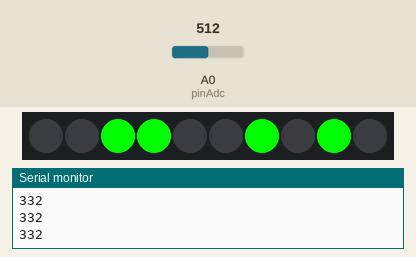
Recording of a sketch running on a simulated Arduino Uno, built with avr-gcc and run on an emulated ATmega328P. On the bench: 10 RGB LEDs in strip order, left to right, the last lines printed to the serial monitor. The test bench sets the inputs (shaded band); at power-on: A0 (pinAdc) = 512.

Above: at 1.2 s.
1.3 s: A0 (pinAdc) set to 306
At 1.9 s:
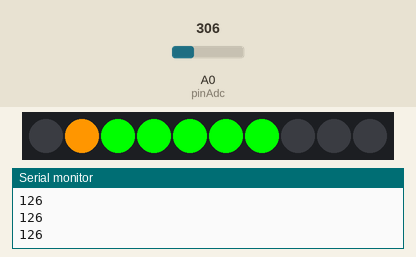
2.8 s: A0 (pinAdc) set to 511
At 3.2 s:
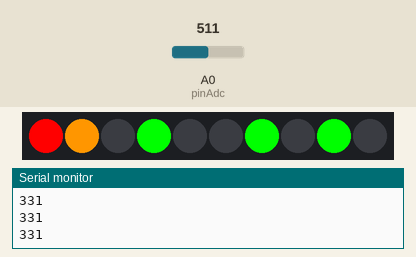
4.3 s: A0 (pinAdc) set to 716
At 4.6 s:
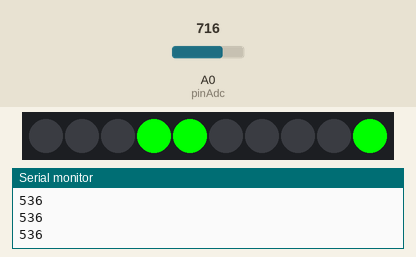
Timing chart, 0 to 7.3 s (numbered marks = the images above; inputs shaded):
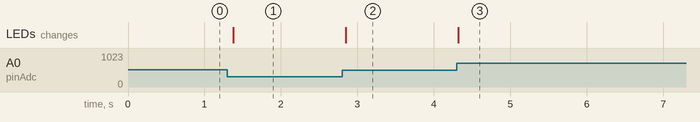

The sketch:

sound_led_bar.ino
```cpp
#include <Grove_LED_Bar.h>

const int pinAdc = A0;
Grove_LED_Bar bar(9, 8, 0);	// Clock pin, Data pin, Orientation. Modify for your input pin (in our case, pin 8 in the LinkIt 7697).

void setup()
{
	Serial.begin(9600);	//We print to serial monitor
	bar.begin();	//Initialize the LED bar.
}

void loop()
{
	//LED use binary from 0 to 1023 = 2^10-1. There are 10 slots in the LED bar.

	long sum = 0;
	for(int i=0; i<32; i++)
	{
		sum += analogRead(pinAdc);
	}

	//We shift numbers 5 digits and substract a value of 180 to make it fit the range of 0-1023.
	sum >>= 5;
	sum = sum-180;

	bar.setBits(sum);	//Turns on the LED bar and sets the number.
	Serial.println(sum);	//Prints the value in serial monitor.

	delay(100);	//Sets up a delay.
}
```

Measured:
- after the input at 1.3 s, the LEDs: change after 0.08 s (image 1)
- after the input at 2.8 s, the LEDs: change after 0.05 s (image 2)
- after the input at 4.3 s, the LEDs: change at once (image 3)
